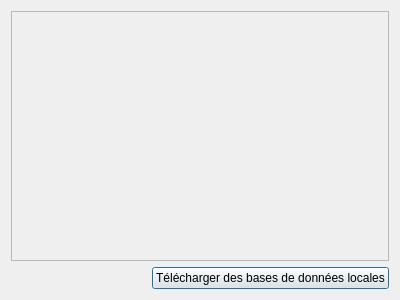
<?xml version="1.0" encoding="UTF-8"?>
<ui version="4.0">
 <class>Dialog</class>
 <widget class="QDialog" name="Dialog">
  <property name="geometry">
   <rect>
    <x>0</x>
    <y>0</y>
    <width>400</width>
    <height>300</height>
   </rect>
  </property>
  <property name="windowTitle">
   <string>Dialogue</string>
  </property>
  <layout class="QVBoxLayout" name="verticalLayout">
   <item>
    <widget class="QScrollArea" name="scrollArea">
     <property name="widgetResizable">
      <bool>true</bool>
     </property>
     <widget class="QWidget" name="scrollAreaWidgetContents">
      <property name="geometry">
       <rect>
        <x>0</x>
        <y>0</y>
        <width>370</width>
        <height>220</height>
       </rect>
      </property>
      <layout class="QVBoxLayout" name="scrollLayout"/>
     </widget>
    </widget>
   </item>
   <item>
    <layout class="QHBoxLayout" name="horizontalLayout">
     <item>
      <spacer name="horizontalSpacer">
       <property name="orientation">
        <enum>Qt::Horizontal</enum>
       </property>
       <property name="sizeHint" stdset="0">
        <size>
         <width>40</width>
         <height>20</height>
        </size>
       </property>
      </spacer>
     </item>
     <item>
      <widget class="QPushButton" name="uploadButton">
       <property name="text">
        <string>Télécharger des bases de données locales</string>
       </property>
      </widget>
     </item>
    </layout>
   </item>
  </layout>
 </widget>
 <resources/>
 <connections/>
</ui>
